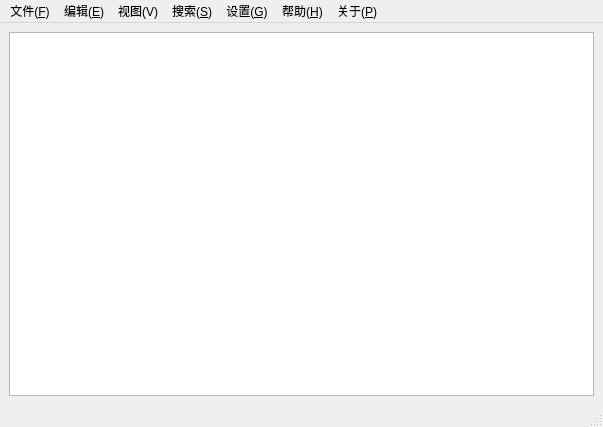
<?xml version="1.0" encoding="UTF-8"?>
<ui version="4.0">
 <class>MainWindow</class>
 <widget class="QMainWindow" name="MainWindow">
  <property name="geometry">
   <rect>
    <x>0</x>
    <y>0</y>
    <width>603</width>
    <height>427</height>
   </rect>
  </property>
  <property name="windowTitle">
   <string>MainWindow</string>
  </property>
  <widget class="QWidget" name="centralwidget">
   <layout class="QGridLayout" name="gridLayout">
    <item row="0" column="0">
     <widget class="QTextEdit" name="textEdit">
      <property name="sizePolicy">
       <sizepolicy hsizetype="Expanding" vsizetype="Expanding">
        <horstretch>0</horstretch>
        <verstretch>0</verstretch>
       </sizepolicy>
      </property>
     </widget>
    </item>
   </layout>
  </widget>
  <widget class="QMenuBar" name="menubar">
   <property name="geometry">
    <rect>
     <x>0</x>
     <y>0</y>
     <width>603</width>
     <height>25</height>
    </rect>
   </property>
   <widget class="QMenu" name="menu_F">
    <property name="title">
     <string>文件(&amp;F)</string>
    </property>
    <addaction name="action_New"/>
    <addaction name="action_Open"/>
    <addaction name="action_Save"/>
    <addaction name="action_SaveAs"/>
    <addaction name="separator"/>
    <addaction name="action_Close"/>
   </widget>
   <widget class="QMenu" name="menu_E">
    <property name="title">
     <string>编辑(&amp;E)</string>
    </property>
    <addaction name="action_Undo"/>
   </widget>
   <widget class="QMenu" name="menu">
    <property name="title">
     <string>视图(V)</string>
    </property>
    <addaction name="action_Font"/>
    <addaction name="action_Color"/>
   </widget>
   <widget class="QMenu" name="menu_2">
    <property name="title">
     <string>搜索(&amp;S)</string>
    </property>
   </widget>
   <widget class="QMenu" name="menu_3">
    <property name="title">
     <string>设置(&amp;G)</string>
    </property>
   </widget>
   <widget class="QMenu" name="menu_4">
    <property name="title">
     <string>帮助(&amp;H)</string>
    </property>
   </widget>
   <widget class="QMenu" name="menu_5">
    <property name="title">
     <string>关于(&amp;P)</string>
    </property>
   </widget>
   <addaction name="menu_F"/>
   <addaction name="menu_E"/>
   <addaction name="menu"/>
   <addaction name="menu_2"/>
   <addaction name="menu_3"/>
   <addaction name="menu_4"/>
   <addaction name="menu_5"/>
  </widget>
  <widget class="QStatusBar" name="statusbar"/>
  <action name="action_New">
   <property name="text">
    <string>新建(&amp;N)</string>
   </property>
   <property name="shortcut">
    <string>Ctrl+N</string>
   </property>
   <property name="shortcutVisibleInContextMenu">
    <bool>true</bool>
   </property>
  </action>
  <action name="action_Open">
   <property name="text">
    <string>打开(&amp;O)</string>
   </property>
   <property name="shortcut">
    <string>Ctrl+O</string>
   </property>
  </action>
  <action name="action_Save">
   <property name="text">
    <string>保存(&amp;S)</string>
   </property>
   <property name="shortcut">
    <string>Ctrl+S</string>
   </property>
  </action>
  <action name="action_SaveAs">
   <property name="text">
    <string>另存为(A)</string>
   </property>
   <property name="shortcut">
    <string>Shift+S</string>
   </property>
  </action>
  <action name="action_Undo">
   <property name="text">
    <string>撤销(&amp;Z) </string>
   </property>
   <property name="shortcut">
    <string>Ctrl+Z</string>
   </property>
  </action>
  <action name="action_Font">
   <property name="text">
    <string>字体(F)</string>
   </property>
  </action>
  <action name="action_Color">
   <property name="text">
    <string>颜色(&amp;C)</string>
   </property>
  </action>
  <action name="action_Close">
   <property name="text">
    <string>关闭(&amp;W)</string>
   </property>
  </action>
 </widget>
 <resources/>
 <connections/>
</ui>
